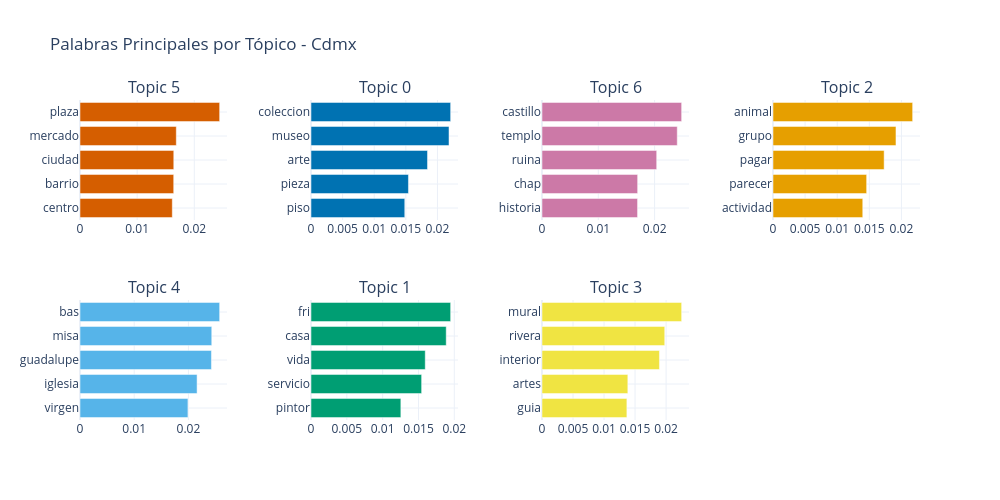
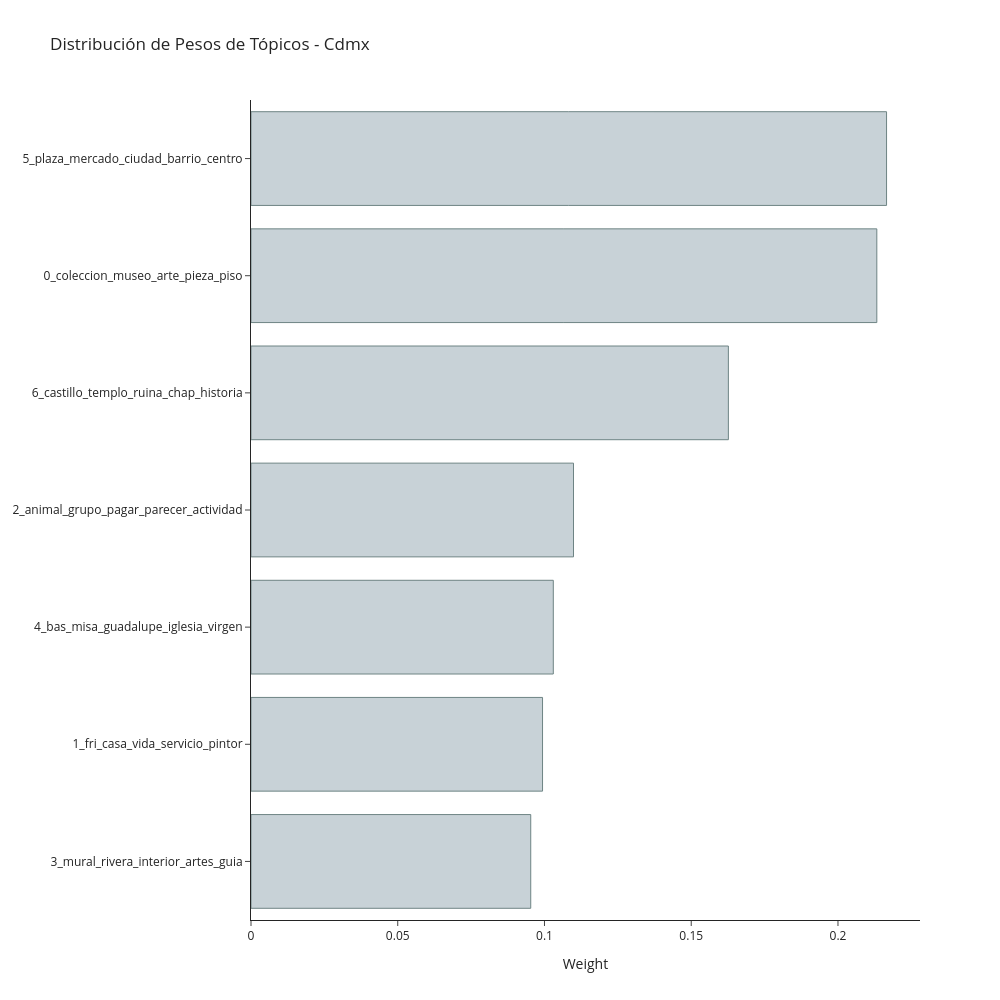
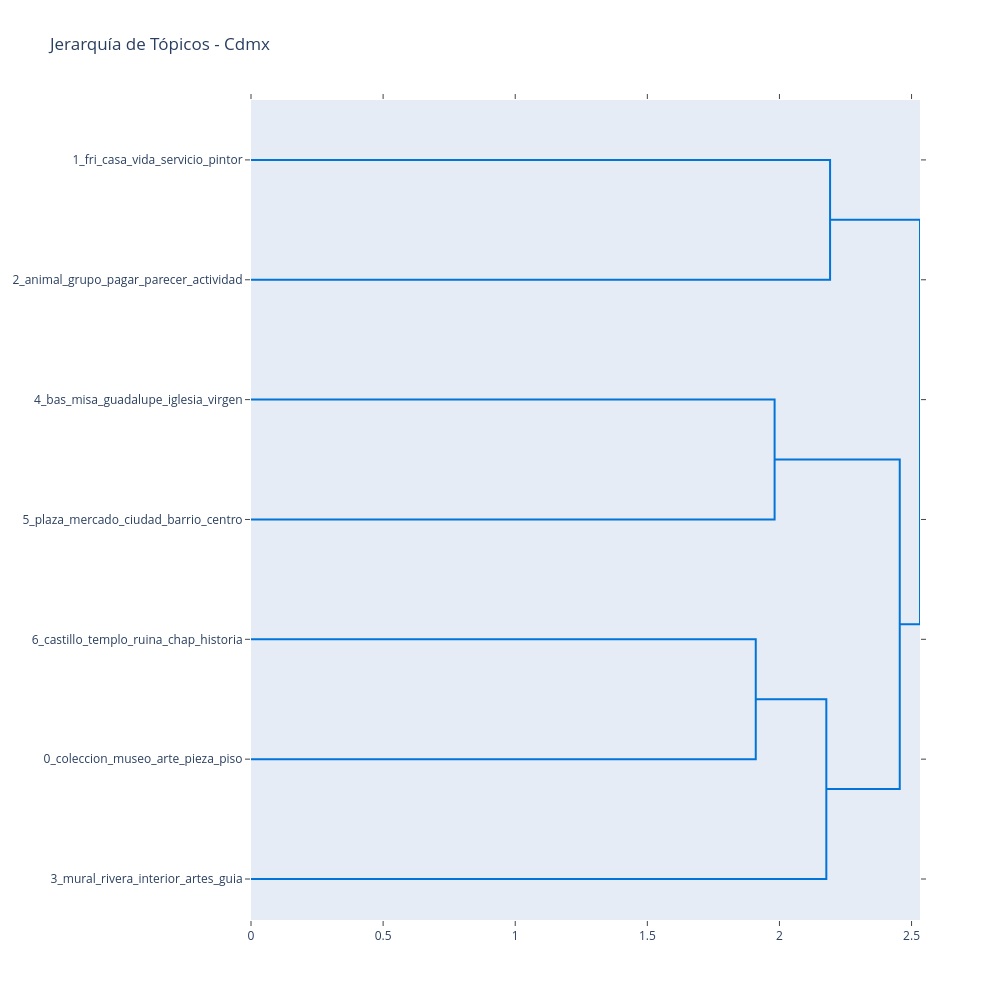

These figures' notebook cell, in order:
### Code cell
# ===== VISUALIZACIONES ESPECÍFICAS DE FASTOPIC =====

# Generar visualización de tópicos
fig_topics = topic_model.visualize_topic(top_n=min(8, len(topic_info)))
fig_topics.update_layout(title=f"Palabras Principales por Tópico - {CIUDAD_ANALIZAR}")
fig_topics.show()

# Generar visualización de pesos de tópicos
fig_weights = topic_model.visualize_topic_weights(top_n=min(10, len(topic_info)))
fig_weights.update_layout(title=f"Distribución de Pesos de Tópicos - {CIUDAD_ANALIZAR}")
fig_weights.show()

# Generar jerarquía de tópicos si hay suficientes
if len(topic_info) >= 3:
    fig_hierarchy = topic_model.visualize_topic_hierarchy()
    fig_hierarchy.update_layout(title=f"Jerarquía de Tópicos - {CIUDAD_ANALIZAR}")
    fig_hierarchy.show()

print(f"\n📋 Resumen del modelado FASTopic:")
print(f"✅ Textos analizados: {len(texts)}")
print(f"🎯 Tópicos encontrados: {len(topic_info)}")
print(f"⏱️ Tiempo de entrenamiento: {tiempo_entrenamiento:.2f}s")
print(f"📊 Probabilidad promedio: {df_con_topicos['Probabilidad_Topico'].mean():.3f}")
print(f"📈 Distribución:")
for i, (topico, count) in enumerate(topico_counts.head(5).items()):
    print(f"   {i+1}. {topico}: {count} opiniones ({count/len(df_con_topicos)*100:.1f}%)")

### Figure 1 — Plotly figure (JSON) as saved in the notebook; plotly's stock layout.template omitted (floating-point values rounded to 4 significant figures)
{"data": [{"marker": {"color": "#D55E00"}, "orientation": "h", "type": "bar", "x": [0.01615, 0.0164, 0.01641, 0.01685, 0.02444], "xaxis": "x", "y": ["centro", "barrio", "ciudad", "mercado", "plaza"], "yaxis": "y"}, {"marker": {"color": "#0072B2"}, "orientation": "h", "type": "bar", "x": [0.01483, 0.01541, 0.01843, 0.02183, 0.02209], "xaxis": "x2", "y": ["piso", "pieza", "arte", "museo", "coleccion"], "yaxis": "y2"}, {"marker": {"color": "#CC79A7"}, "orientation": "h", "type": "bar", "x": [0.01697, 0.01699, 0.02037, 0.02403, 0.02481], "xaxis": "x3", "y": ["historia", "chap", "ruina", "templo", "castillo"], "yaxis": "y3"}, {"marker": {"color": "#E69F00"}, "orientation": "h", "type": "bar", "x": [0.01398, 0.01458, 0.01731, 0.01915, 0.02175], "xaxis": "x4", "y": ["actividad", "parecer", "pagar", "grupo", "animal"], "yaxis": "y4"}, {"marker": {"color": "#56B4E9"}, "orientation": "h", "type": "bar", "x": [0.01991, 0.0216, 0.02425, 0.02431, 0.02576], "xaxis": "x5", "y": ["virgen", "iglesia", "guadalupe", "misa", "bas"], "yaxis": "y5"}, {"marker": {"color": "#009E73"}, "orientation": "h", "type": "bar", "x": [0.01254, 0.01544, 0.01595, 0.01887, 0.01949], "xaxis": "x6", "y": ["pintor", "servicio", "vida", "casa", "fri"], "yaxis": "y6"}, {"marker": {"color": "#F0E442"}, "orientation": "h", "type": "bar", "x": [0.01368, 0.01384, 0.01893, 0.01978, 0.02251], "xaxis": "x7", "y": ["guia", "artes", "interior", "rivera", "mural"], "yaxis": "y7"}], "layout": {"annotations": [{"font": {"size": 16}, "showarrow": false, "text": "Topic 5", "x": 0.0875, "xanchor": "center", "xref": "paper", "y": 1, "yanchor": "bottom", "yref": "paper"}, {"font": {"size": 16}, "showarrow": false, "text": "Topic 0", "x": 0.3625, "xanchor": "center", "xref": "paper", "y": 1, "yanchor": "bottom", "yref": "paper"}, {"font": {"size": 16}, "showarrow": false, "text": "Topic 6", "x": 0.6375, "xanchor": "center", "xref": "paper", "y": 1, "yanchor": "bottom", "yref": "paper"}, {"font": {"size": 16}, "showarrow": false, "text": "Topic 2", "x": 0.9125, "xanchor": "center", "xref": "paper", "y": 1, "yanchor": "bottom", "yref": "paper"}, {"font": {"size": 16}, "showarrow": false, "text": "Topic 4", "x": 0.0875, "xanchor": "center", "xref": "paper", "y": 0.375, "yanchor": "bottom", "yref": "paper"}, {"font": {"size": 16}, "showarrow": false, "text": "Topic 1", "x": 0.3625, "xanchor": "center", "xref": "paper", "y": 0.375, "yanchor": "bottom", "yref": "paper"}, {"font": {"size": 16}, "showarrow": false, "text": "Topic 3", "x": 0.6375, "xanchor": "center", "xref": "paper", "y": 0.375, "yanchor": "bottom", "yref": "paper"}], "height": 500, "hoverlabel": {"bgcolor": "white", "font": {"family": "Rockwell", "size": 16}}, "showlegend": false, "title": {"text": "Palabras Principales por Tópico - Cdmx"}, "width": 1000, "xaxis": {"anchor": "y", "domain": [0, 0.175], "showgrid": true}, "xaxis2": {"anchor": "y2", "domain": [0.275, 0.45], "showgrid": true}, "xaxis3": {"anchor": "y3", "domain": [0.55, 0.725], "showgrid": true}, "xaxis4": {"anchor": "y4", "domain": [0.825, 1], "showgrid": true}, "xaxis5": {"anchor": "y5", "domain": [0, 0.175], "showgrid": true}, "xaxis6": {"anchor": "y6", "domain": [0.275, 0.45], "showgrid": true}, "xaxis7": {"anchor": "y7", "domain": [0.55, 0.725], "showgrid": true}, "xaxis8": {"anchor": "y8", "domain": [0.825, 1], "showgrid": true}, "yaxis": {"anchor": "x", "domain": [0.625, 1], "showgrid": true}, "yaxis2": {"anchor": "x2", "domain": [0.625, 1], "showgrid": true}, "yaxis3": {"anchor": "x3", "domain": [0.625, 1], "showgrid": true}, "yaxis4": {"anchor": "x4", "domain": [0.625, 1], "showgrid": true}, "yaxis5": {"anchor": "x5", "domain": [0, 0.375], "showgrid": true}, "yaxis6": {"anchor": "x6", "domain": [0, 0.375], "showgrid": true}, "yaxis7": {"anchor": "x7", "domain": [0, 0.375], "showgrid": true}, "yaxis8": {"anchor": "x8", "domain": [0, 0.375], "showgrid": true}}}

### Figure 2 — Plotly figure (JSON) as saved in the notebook; plotly's stock layout.template omitted (floating-point values rounded to 4 significant figures)
{"data": [{"marker": {"color": "#C8D2D7", "line": {"color": "#6E8484", "width": 1}}, "orientation": "h", "type": "bar", "x": [0.09532, 0.09934, 0.103, 0.1099, 0.1627, 0.2132, 0.2166], "y": ["3_mural_rivera_interior_artes_guia", "1_fri_casa_vida_servicio_pintor", "4_bas_misa_guadalupe_iglesia_virgen", "2_animal_grupo_pagar_parecer_actividad", "6_castillo_templo_ruina_chap_historia", "0_coleccion_museo_arte_pieza_piso", "5_plaza_mercado_ciudad_barrio_centro"]}], "layout": {"height": 1000, "hoverlabel": {"bgcolor": "white", "font": {"family": "Rockwell", "size": 16}}, "title": {"text": "Distribución de Pesos de Tópicos - Cdmx"}, "width": 1000, "xaxis": {"title": {"text": "Weight"}}}}

### Figure 3 — Plotly figure (JSON) as saved in the notebook; plotly's stock layout.template omitted (floating-point values rounded to 4 significant figures)
{"data": [{"hoverinfo": "text", "marker": {"color": "rgb(0,116,217)"}, "mode": "lines", "type": "scatter", "x": [0.0, 2.192, 2.192, 0.0], "xaxis": "x", "y": [-5.0, -5.0, -15.0, -15.0], "yaxis": "y"}, {"hoverinfo": "text", "marker": {"color": "rgb(0,116,217)"}, "mode": "lines", "type": "scatter", "x": [0.0, 1.982, 1.982, 0.0], "xaxis": "x", "y": [-25.0, -25.0, -35.0, -35.0], "yaxis": "y"}, {"hoverinfo": "text", "marker": {"color": "rgb(0,116,217)"}, "mode": "lines", "type": "scatter", "x": [0.0, 1.91, 1.91, 0.0], "xaxis": "x", "y": [-45.0, -45.0, -55.0, -55.0], "yaxis": "y"}, {"hoverinfo": "text", "marker": {"color": "rgb(0,116,217)"}, "mode": "lines", "type": "scatter", "x": [1.91, 2.177, 2.177, 0.0], "xaxis": "x", "y": [-50.0, -50.0, -65.0, -65.0], "yaxis": "y"}, {"hoverinfo": "text", "marker": {"color": "rgb(0,116,217)"}, "mode": "lines", "type": "scatter", "x": [1.982, 2.455, 2.455, 2.177], "xaxis": "x", "y": [-30.0, -30.0, -57.5, -57.5], "yaxis": "y"}, {"hoverinfo": "text", "marker": {"color": "rgb(0,116,217)"}, "mode": "lines", "type": "scatter", "x": [2.192, 2.532, 2.532, 2.455], "xaxis": "x", "y": [-10.0, -10.0, -43.75, -43.75], "yaxis": "y"}], "layout": {"autosize": false, "height": 1000, "hovermode": "closest", "showlegend": false, "title": {"text": "Jerarquía de Tópicos - Cdmx"}, "width": 1000, "xaxis": {"mirror": "allticks", "rangemode": "tozero", "showgrid": false, "showline": true, "showticklabels": true, "ticks": "outside", "type": "linear", "zeroline": false}, "yaxis": {"mirror": "allticks", "rangemode": "tozero", "showgrid": false, "showline": true, "showticklabels": true, "tickmode": "array", "ticks": "outside", "ticktext": ["1_fri_casa_vida_servicio_pintor", "2_animal_grupo_pagar_parecer_actividad", "4_bas_misa_guadalupe_iglesia_virgen", "5_plaza_mercado_ciudad_barrio_centro", "6_castillo_templo_ruina_chap_historia", "0_coleccion_museo_arte_pieza_piso", "3_mural_rivera_interior_artes_guia"], "tickvals": [-5, -15, -25, -35, -45, -55, -65], "type": "linear", "zeroline": false}}}
